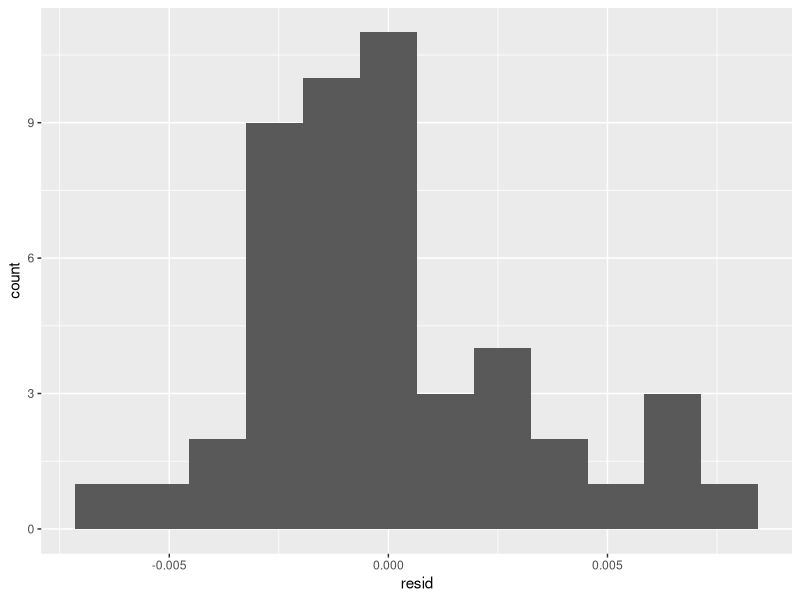
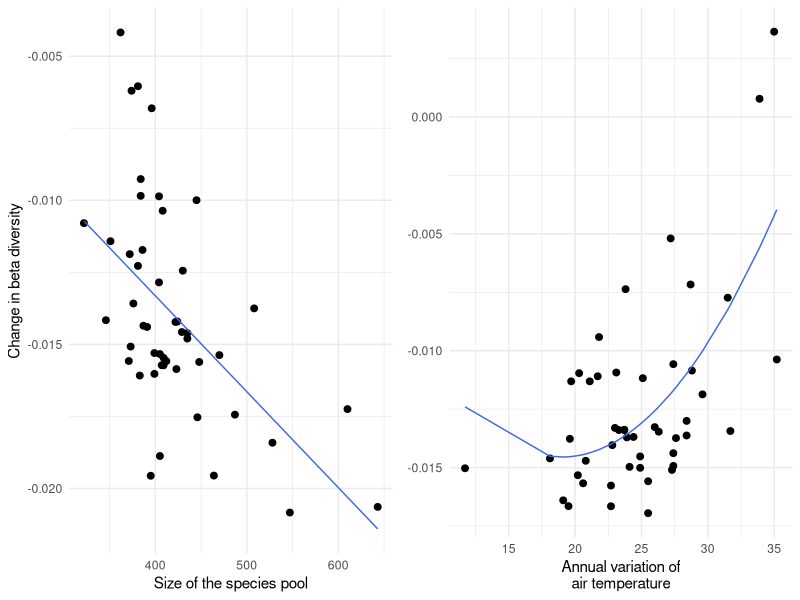

Here is the R script that generated these plots, in order:
library(tidyverse)
library(modelr)
library(MASS)

distances <- read_csv("data/distances.csv") %>% filter(complete.cases(.))


m <- lm(d~gamma+I(gamma^2)+temp_range+I(temp_range^2), data = distances)
summary(m)

m2 <- stepAIC(m)

summary(m2)

distances <- distances %>%
  add_residuals(m2) %>%
  mutate(
    gamma_effect = resid + gamma * coef(m2)["gamma"],
    temp_range_effect = resid + temp_range * coef(m2)["temp_range"] + (temp_range^2) * coef(m2)["I(temp_range^2)"]
  )

distances %>%
  ggplot(aes(x = resid)) +
  geom_histogram(bins = 12)

p1 <- distances %>%
  ggplot(aes(x = gamma,y = gamma_effect)) +
  geom_point(size = 2) +
  geom_line(aes(y = gamma_effect - resid), col = "royalblue") +
  theme_minimal() +
  labs(y = "Change in beta diversity", x = "Size of the species pool")

p2 <- distances %>%
  ggplot(aes(x = temp_range,y = temp_range_effect)) +
  geom_point(size = 2) +
  geom_line(aes(y = temp_range_effect - resid), col = "royalblue") +
  theme_minimal() +
  labs(y = NULL, x = "Annual variation of\nair temperature")

library(gridExtra)
grid.arrange(p1, p2, ncol = 2)
